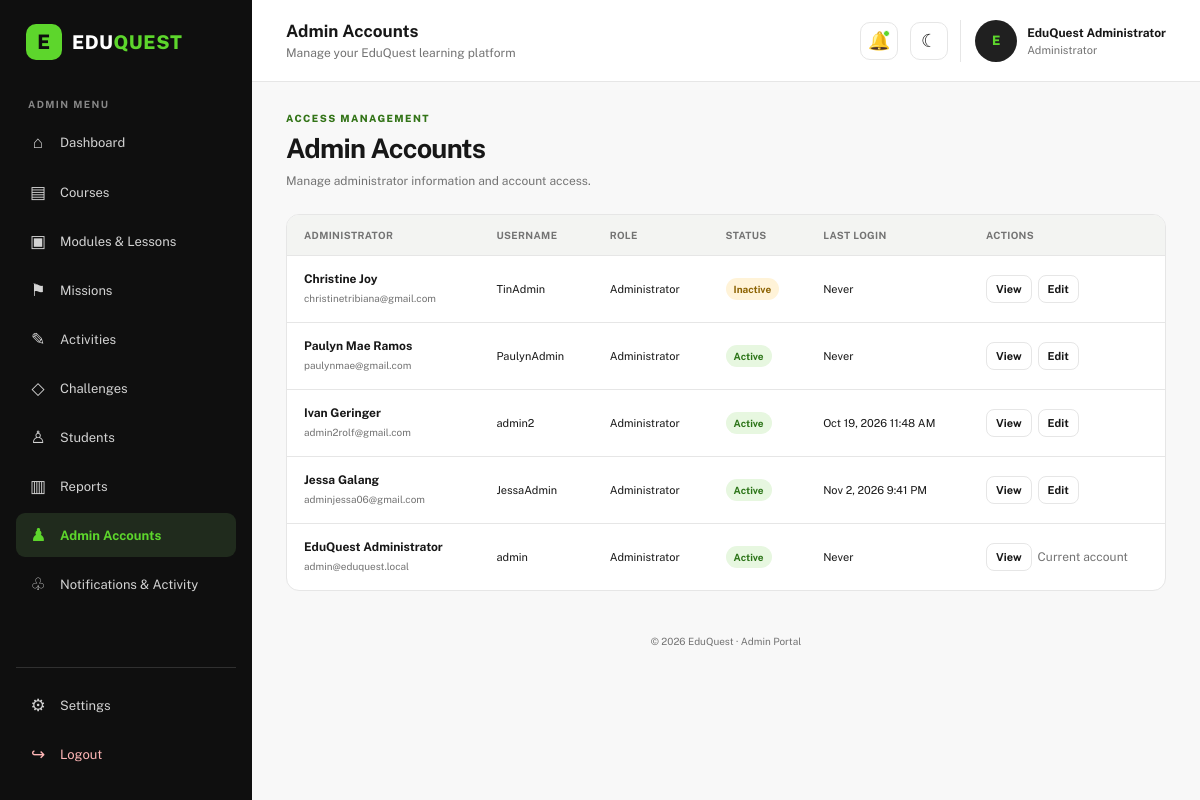
Page /EDUQUEST_FINAL/Admin_Portal/AdminAccount.php (signed in) on the committed database.
### tables this page shows
CREATE TABLE `users` (
  `user_id` int(10) UNSIGNED NOT NULL,
  `full_name` varchar(150) NOT NULL,
  `username` varchar(60) NOT NULL,
  `email` varchar(190) NOT NULL,
  `password_hash` varchar(255) NOT NULL,
  `role` enum('admin','student') NOT NULL DEFAULT 'student',
  `account_status` enum('active','inactive','suspended') NOT NULL DEFAULT 'active',
  `profile_image` varchar(255) DEFAULT NULL,
  `created_at` timestamp NOT NULL DEFAULT current_timestamp(),
  `updated_at` timestamp NOT NULL DEFAULT current_timestamp() ON UPDATE current_timestamp(),
  `last_login` datetime DEFAULT NULL
);

### EDUQUEST_FINAL/Admin_Portal/AdminAccount.php (the view, shortened to what this page needs)
<?php
require_once "db_connect.php";
$currentAdminId = (int) $_SESSION["user_id"];
function e($value) {
    return htmlspecialchars((string) ($value ?? ''), ENT_QUOTES, "UTF-8");
}
$adminsResult = $conn->query("
    SELECT
        user_id,
        full_name,
        username,
        email,
        role,
        account_status,
        profile_image,
        created_at,
        updated_at,
        last_login
    FROM users
    WHERE role = 'admin'
    ORDER BY created_at DESC
");
?>
<!DOCTYPE html>
<html lang="en">
<head>
    <link rel="stylesheet" href="Admin_styles.css">
</head>
<body>
<div id="admin-app" data-page="Admin Accounts">
    <main class="page-content">
        <section class="page-heading split-heading">
            <div>
                <p class="eyebrow">ACCESS MANAGEMENT</p>
                <h1>Admin Accounts</h1>
                <p class="muted">
                    Manage administrator information and account access.
                </p>
            </div>
        </section>
        <section class="panel table-panel">
            <div class="table-wrap" style="overflow-x:auto;">
                <table>
                    <thead>
                        <tr>
                            <th>Administrator</th>
                            <th>Username</th>
                            <th>Role</th>
                            <th>Status</th>
                            <th>Last Login</th>
                            <th>Actions</th>
                        </tr>
                    </thead>
                    <tbody>
                    <?php if ($adminsResult->num_rows > 0): ?>
                        <?php while ($admin = $adminsResult->fetch_assoc()): ?>
                            <?php
                            $lastLogin = !empty($admin["last_login"])
                                ? date("M j, Y g:i A", strtotime($admin["last_login"]))
                                : "Never";
                            $statusClass = $admin["account_status"] === "active"
                                ? "published"
                                : "draft";
                            $adminData = htmlspecialchars(
                                json_encode($admin),
                                ENT_QUOTES,
                                "UTF-8"
                            );
                            ?>
                            <tr>
                                <td>
                                    <b><?= e($admin["full_name"]) ?></b>
                                    <small><?= e($admin["email"]) ?></small>
                                </td>
                                <td>
                                    <?= e($admin["username"]) ?>
                                </td>
                                <td>
                                    Administrator
                                </td>
                                <td>
                                    <span class="status <?= e($statusClass) ?>">
                                        <?= e(ucfirst($admin["account_status"])) ?>
                                    </span>
                                </td>
                                <td>
                                    <?= e($lastLogin) ?>
                                </td>
                                <td>
                                    <div class="table-actions">
                                        <button
                                            type="button"
                                            class="btn btn-small btn-outline"
                                            data-admin="<?= $adminData ?>"
                                            onclick="viewAdmin(this)">
                                            View
                                        </button>
                                        <?php if ((int) $admin["user_id"] !== $currentAdminId): ?>
                                            <button
                                                type="button"
                                                class="btn btn-small btn-outline"
                                                data-admin="<?= $adminData ?>"
                                                onclick="editAdmin(this)">
                                                Edit
                                            </button>
                                        <?php else: ?>
                                            <span class="muted">
                                                Current account
                                            </span>
                                        <?php endif; ?>
                                    </div>
                                </td>
                            </tr>
                        <?php endwhile; ?>
                    <?php endif; ?>
                    </tbody>
                </table>
            </div>
        </section>
        <footer class="page-footer">
            © 2026 EduQuest · Admin Portal
        </footer>
    </main>
</div>
</body>
</html>

### EDUQUEST_FINAL/Admin_Portal/Admin_styles.css (style rules this page uses)
:root { --black: #0F0F0F; --dark: #202020; --green: #5DD62C; --deep-green: #337418; --offwhite: #F8F8F8; --white: #FFFFFF; --text: #171717; --muted: #737373; --border: #E6E6E6; --surface: #FFFFFF; --surface-soft: #F3F4F2; --shadow: 0 8px 28px rgba(0, 0, 0, 0.06); }
* { box-sizing: border-box; margin: 0; padding: 0; }
body { font-family: "Public Sans", Arial, sans-serif; background: var(--offwhite); color: var(--text); min-height: 100vh; }
button, input, select, textarea { font: inherit; }
button { cursor: pointer; }
.page-content { padding: 30px 34px 24px; max-width: 1600px; margin: 0 auto; }
.page-heading { margin-bottom: 23px; }
.page-heading h1 { font-size: 27px; letter-spacing: -.8px; margin: 4px 0 8px; }
.eyebrow { color: var(--deep-green); font-size: 10px; font-weight: 800; letter-spacing: 1.4px; margin-bottom: 8px; }
.muted { color: var(--muted); font-size: 12px; line-height: 1.6; }
.split-heading { display: flex; justify-content: space-between; align-items: center; gap: 18px; }
.panel { background: var(--surface); border: 1px solid var(--border); border-radius: 13px; padding: 22px; margin-bottom: 20px; min-width: 0; }
.btn { display: inline-flex; align-items: center; justify-content: center; gap: 7px; border: 1px solid transparent; border-radius: 8px; padding: 10px 14px; font-size: 12px; font-weight: 700; transition: .18s; white-space: nowrap; }
.btn-outline { background: var(--surface); border-color: var(--border); color: var(--text); }
.btn-small { padding: 7px 9px; font-size: 11px; }
.table-panel { padding: 0; overflow: hidden; }
.table-wrap { width: 100%; overflow-x: auto; }
table { width: 100%; border-collapse: collapse; text-align: left; white-space: normal; }
thead { background: var(--surface-soft); }
th { font-size: 10px; letter-spacing: .35px; text-transform: uppercase; color: var(--muted); font-weight: 700; padding: 14px 17px; white-space: nowrap; }
td { font-size: 11px; padding: 16px 17px; border-top: 1px solid var(--border); vertical-align: middle; }
td b { font-size: 12px; font-weight: 700; display: block; min-width: 130px; }
td small { display: block; color: var(--muted); font-size: 10px; margin-top: 5px; line-height: 1.5; }
.table-actions { display: flex; gap: 6px; align-items: center; flex-wrap: wrap; }
.status { display: inline-flex; align-items: center; border-radius: 100px; padding: 5px 8px; font-size: 10px; font-weight: 700; white-space: nowrap; }
.status.published { background: #E7F7E0; color: #2B7417; }
.status.draft { background: #FFF3D8; color: #8C6200; }
.page-footer { text-align: center; color: var(--muted); font-size: 10px; padding: 24px 0 5px; }

### rows in the picture
users: full_name "Christine Joy", email "christinetribiana@gmail.com", username "TinAdmin", account_status "Inactive", last_login "Never"
users: full_name "Paulyn Mae Ramos", email "paulynmae@gmail.com", username "PaulynAdmin", account_status "Active", last_login "Never"
users: full_name "Ivan Geringer", email "admin2rolf@gmail.com", username "admin2", account_status "Active", last_login "Oct 19, 2026 11:48 AM"
users: full_name "Jessa Galang", email "adminjessa06@gmail.com", username "JessaAdmin", account_status "Active", last_login "Nov 2, 2026 9:41 PM"
users: full_name "EduQuest Administrator", email "admin@eduquest.local", username "admin", account_status "Active", last_login "Never", shows "Current account"
